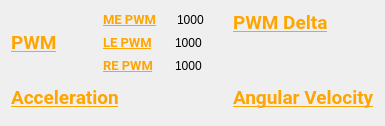
      <widget class="QWidget" name="tab">
       <attribute name="title">
        <string>Graphs</string>
       </attribute>
       <layout class="QGridLayout" name="gridLayout_graphs">
        <item row="0" column="0">
         <layout class="QVBoxLayout" name="verticalLayout_pwmCell">
          <item>
           <layout class="QHBoxLayout" name="horizontalLayout_pwmHeader">
            <item>
             <widget class="QLabel" name="label_37">
              <property name="font">
               <font>
                <family>Roboto</family>
                <pointsize>14</pointsize>
                <bold>true</bold>
                <underline>true</underline>
               </font>
              </property>
              <property name="styleSheet">
               <string notr="true">background: transparent;
color: orange;</string>
              </property>
              <property name="text">
               <string>PWM</string>
              </property>
             </widget>
            </item>
            <item>
             <spacer name="horizontalSpacer_pwmHeader">
              <property name="orientation">
               <enum>Qt::Orientation::Horizontal</enum>
              </property>
              <property name="sizeHint" stdset="0">
               <size>
                <width>40</width>
                <height>20</height>
               </size>
              </property>
             </spacer>
            </item>
            <item>
             <layout class="QVBoxLayout" name="verticalLayout_10">
              <item>
               <layout class="QHBoxLayout" name="horizontalLayout_18">
                <property name="spacing">
                 <number>20</number>
                </property>
                <item>
                 <widget class="QLabel" name="label_39">
                  <property name="font">
                   <font>
                    <family>Roboto</family>
                    <pointsize>10</pointsize>
                    <bold>true</bold>
                    <underline>true</underline>
                   </font>
                  </property>
                  <property name="styleSheet">
                   <string notr="true">background: transparent;
color: orange;</string>
                  </property>
                  <property name="text">
                   <string>ME PWM</string>
                  </property>
                 </widget>
                </item>
                <item>
                 <widget class="QLabel" name="label_me">
                  <property name="minimumSize">
                   <size>
                    <width>50</width>
                    <height>0</height>
                   </size>
                  </property>
                  <property name="text">
                   <string>1000</string>
                  </property>
                 </widget>
                </item>
               </layout>
              </item>
              <item>
               <layout class="QHBoxLayout" name="horizontalLayout_19">
                <property name="spacing">
                 <number>20</number>
                </property>
                <item>
                 <widget class="QLabel" name="label_40">
                  <property name="font">
                   <font>
                    <family>Roboto</family>
                    <pointsize>10</pointsize>
                    <bold>true</bold>
                    <underline>true</underline>
                   </font>
                  </property>
                  <property name="styleSheet">
                   <string notr="true">background: transparent;
color: orange;</string>
                  </property>
                  <property name="text">
                   <string>LE PWM</string>
                  </property>
                 </widget>
                </item>
                <item>
                 <widget class="QLabel" name="label_le">
                  <property name="text">
                   <string>1000</string>
                  </property>
                 </widget>
                </item>
               </layout>
              </item>
              <item>
               <layout class="QHBoxLayout" name="horizontalLayout_20">
                <property name="spacing">
                 <number>20</number>
                </property>
                <item>
                 <widget class="QLabel" name="label_42">
                  <property name="font">
                   <font>
                    <family>Roboto</family>
                    <pointsize>10</pointsize>
                    <bold>true</bold>
                    <underline>true</underline>
                   </font>
                  </property>
                  <property name="styleSheet">
                   <string notr="true">background: transparent;
color: orange;</string>
                  </property>
                  <property name="text">
                   <string>RE PWM</string>
                  </property>
                 </widget>
                </item>
                <item>
                 <widget class="QLabel" name="label_re">
                  <property name="text">
                   <string>1000</string>
                  </property>
                 </widget>
                </item>
               </layout>
              </item>
             </layout>
            </item>
           </layout>
          </item>
          <item>
           <widget class="QWidget" name="pwmChartContainer" native="true">
            <property name="sizePolicy">
             <sizepolicy hsizetype="Expanding" vsizetype="Expanding">
              <horstretch>0</horstretch>
              <verstretch>0</verstretch>
             </sizepolicy>
            </property>
            <property name="layoutDirection">
             <enum>Qt::LayoutDirection::LeftToRight</enum>
            </property>
            <property name="autoFillBackground">
             <bool>false</bool>
            </property>
            <property name="styleSheet">
             <string notr="true">background: transparent;
padding: 0px;
margin: 0px;
border: none;</string>
            </property>
           </widget>
          </item>
         </layout>
        </item>
        <item row="0" column="1">
         <layout class="QVBoxLayout" name="verticalLayout_deltaPwmCell">
          <item>
           <widget class="QLabel" name="label_41">
            <property name="font">
             <font>
              <family>Roboto</family>
              <pointsize>14</pointsize>
              <bold>true</bold>
              <underline>true</underline>
             </font>
            </property>
            <property name="styleSheet">
             <string notr="true">background: transparent;
color: orange;</string>
            </property>
            <property name="text">
             <string>PWM Delta</string>
            </property>
           </widget>
          </item>
          <item>
           <widget class="QWidget" name="deltaPWMChartContainer" native="true">
            <property name="sizePolicy">
             <sizepolicy hsizetype="Expanding" vsizetype="Expanding">
              <horstretch>0</horstretch>
              <verstretch>0</verstretch>
             </sizepolicy>
            </property>
            <property name="styleSheet">
             <string notr="true">background: transparent;
padding: 0px;
margin: 0px;
border: none;</string>
            </property>
           </widget>
          </item>
         </layout>
        </item>
        <item row="1" column="0">
         <layout class="QVBoxLayout" name="verticalLayout_accelerationCell">
          <item>
           <widget class="QLabel" name="label_45">
            <property name="font">
             <font>
              <family>Roboto</family>
              <pointsize>14</pointsize>
              <bold>true</bold>
              <underline>true</underline>
             </font>
            </property>
            <property name="styleSheet">
             <string notr="true">background: transparent;
color: orange;</string>
            </property>
            <property name="text">
             <string>Acceleration</string>
            </property>
           </widget>
          </item>
          <item>
           <widget class="QWidget" name="accelerationChartContainer" native="true">
            <property name="sizePolicy">
             <sizepolicy hsizetype="Expanding" vsizetype="Expanding">
              <horstretch>0</horstretch>
              <verstretch>0</verstretch>
             </sizepolicy>
            </property>
            <property name="styleSheet">
             <string notr="true">background: transparent;
padding: 0px;
margin: 0px;
border: none;</string>
            </property>
           </widget>
          </item>
         </layout>
        </item>
        <item row="1" column="1">
         <layout class="QVBoxLayout" name="verticalLayout_angularVelocityCell">
          <item>
           <widget class="QLabel" name="label_38">
            <property name="font">
             <font>
              <family>Roboto</family>
              <pointsize>14</pointsize>
              <bold>true</bold>
              <underline>true</underline>
             </font>
            </property>
            <property name="styleSheet">
             <string notr="true">background: transparent;
color: orange;</string>
            </property>
            <property name="text">
             <string>Angular Velocity</string>
            </property>
           </widget>
          </item>
          <item>
           <widget class="QWidget" name="angularVelocityChartContainer" native="true">
            <property name="sizePolicy">
             <sizepolicy hsizetype="Expanding" vsizetype="Expanding">
              <horstretch>0</horstretch>
              <verstretch>0</verstretch>
             </sizepolicy>
            </property>
            <property name="styleSheet">
             <string notr="true">background: transparent;
padding: 0px;
margin: 0px;
border: none;</string>
            </property>
           </widget>
          </item>
         </layout>
        </item>
       </layout>
      </widget>
